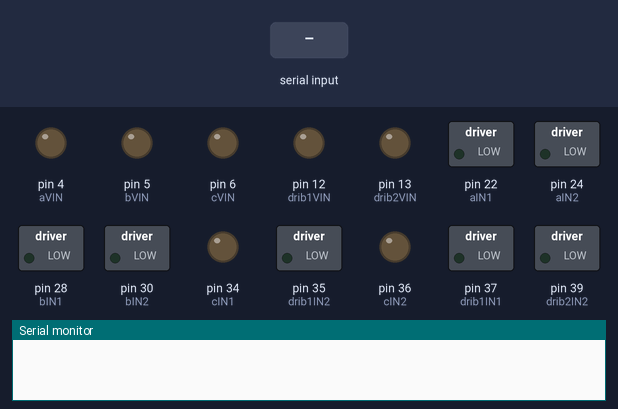
This sketch was run on a simulated Arduino Mega 2560, built with avr-gcc and run on an emulated ATmega2560. Shown: switched loads named in the sketch (green lamp = pin HIGH), output pins drawn as LEDs (lit = HIGH), the last lines printed to the serial monitor. The test bench sets the inputs (shaded band).

Above: at 1.2 s.
1.3 s: "w\n" received over Serial
At 2.4 s:
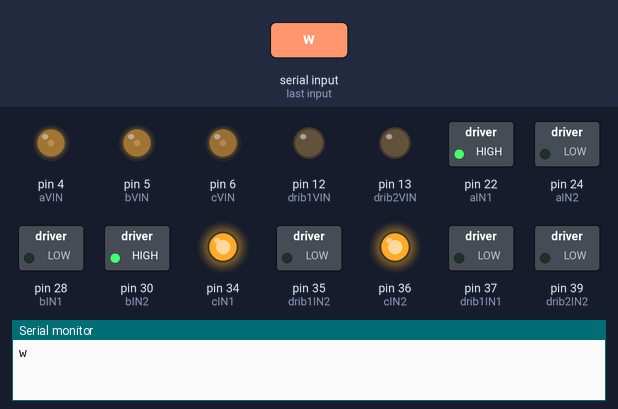
2.8 s: "a\n" received over Serial
At 3.5 s:
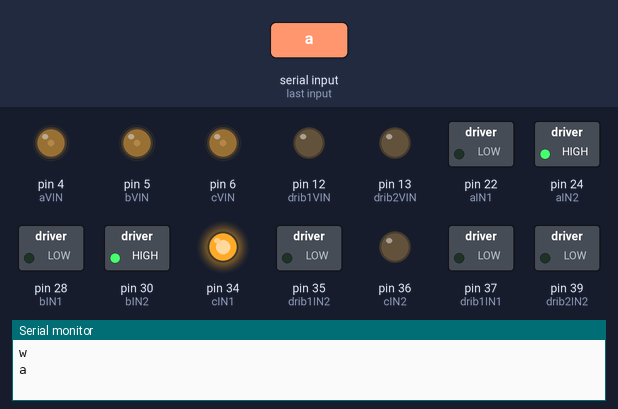
4.3 s: "s\n" received over Serial
At 4.7 s:
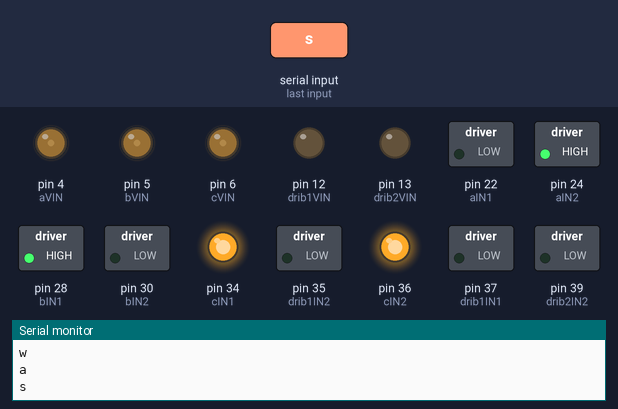
5.8 s: "d\n" received over Serial
At 7.0 s:
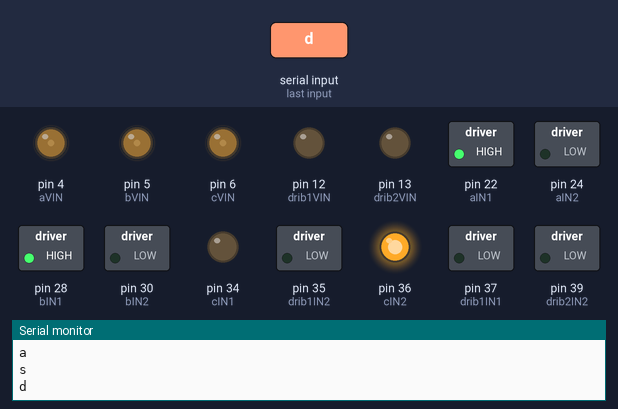
7.3 s: "q\n" received over Serial
At 8.2 s:
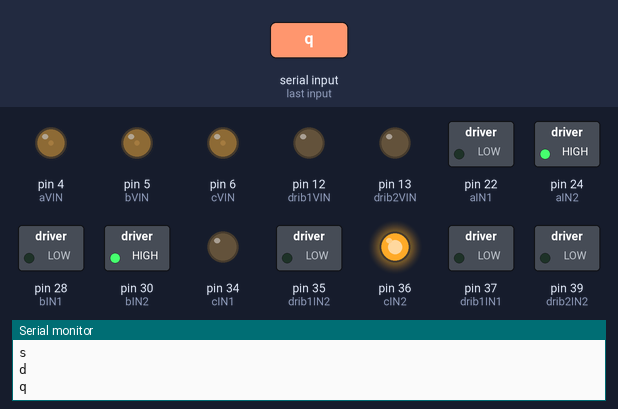
8.8 s: "e\n" received over Serial
At 9.3 s:
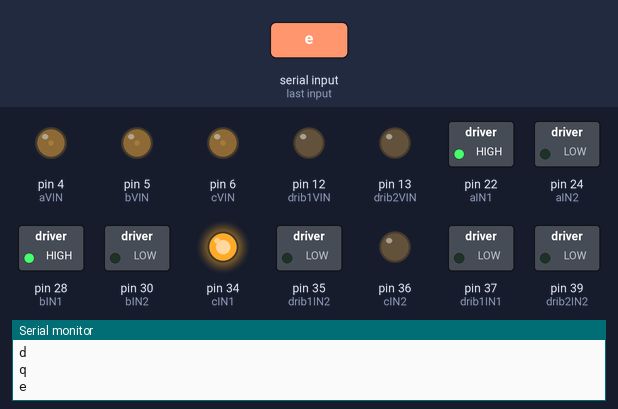
Timing chart, 0 to 11.3 s (numbered marks = the images above; inputs shaded):
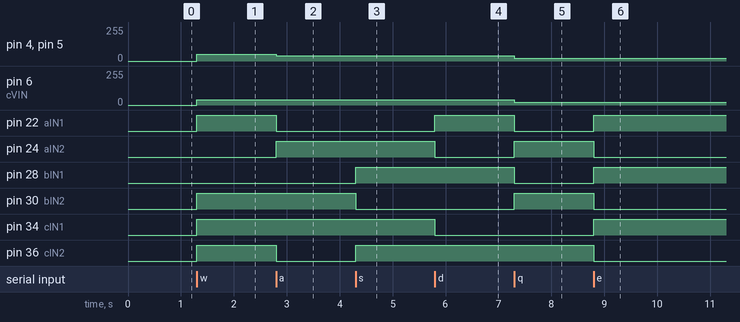

The sketch:

controller-arduino.ino
```cpp
#define aVIN 4  // 9 // Pengatur kecepatan motor A KIRI DEPANlastShoot
#define aIN1 22 // 24 // Pengatur arah putar motor A
#define aIN2 24 // 22 // Pengatur arah putar motor A

#define bVIN 5  // 10// KANAN DEPAN
#define bIN1 28 // 28
#define bIN2 30 // 26

#define cVIN 6  // 11 // BELAKANG
#define cIN1 34 // 30
#define cIN2 36 // 32

#define drib1VIN 12
#define drib1IN1 37
#define drib1IN2 35

#define drib2VIN 13
#define drib2IN1 41
#define drib2IN2 39

#define shooter 43
#define charger 46

int pwmRoda = 40, pwmDrible = 200;
String action = "o";

int time = 0;

void setup()
{
    Serial.begin(2000000);

    pinMode(aVIN, OUTPUT);
    pinMode(bVIN, OUTPUT);
    pinMode(cVIN, OUTPUT);

    pinMode(aIN1, OUTPUT);
    pinMode(bIN1, OUTPUT);
    pinMode(cIN1, OUTPUT);

    pinMode(aIN2, OUTPUT);
    pinMode(bIN2, OUTPUT);
    pinMode(cIN2, OUTPUT);

    pinMode(drib1VIN, OUTPUT);
    pinMode(drib1IN1, OUTPUT);
    pinMode(drib1IN2, OUTPUT);

    pinMode(drib2VIN, OUTPUT);
    pinMode(drib2IN1, OUTPUT);
    pinMode(drib2IN2, OUTPUT);

    pinMode(shooter, OUTPUT);
}

void loop()
{

    // Serial.println("maju");
    // maju(1000);

    // Serial.println("wiaitting");
    // parking(2000);

    // timing charger

    if (Serial.available())
    {
        action = Serial.readStringUntil('\n');

        if (action == "TEST_SERIAL")
        {
            digitalWrite(LED_BUILTIN, HIGH);
            delay(5000);
            digitalWrite(LED_BUILTIN, LOW);
        }

        Serial.println(action);
    }

    if (action == "w")
    {
        maju();
    }
    else if (action == "a")
    {
        kiri();
    }
    else if (action == "s")
    {
        mundur();
    }
    else if (action == "d")
    {
        kanan();
    }
    else if (action == "q")
    {
        putarkiri();
    }
    else if (action == "e")
    {
        putarkanan();
    }
    else if (action == "y")
    {
        drib_on_backward();
    }
    else if (action == "n")
    {
        drib_off();
    }
    else if (action == "=")
    {
        time = millis();
        tendang();
    }
    else if (action == "o")
    {
        parking();
    }
    else if (action == "TEST_A")
    {
        testA();
        Serial.println("Motor A");
    }
    else if (action == "TEST_B")
    {
        testB();
        Serial.println("Motor B");
    }
    else if (action == "TEST_C")
    {
        testC();
        Serial.println("Motor C");
    }
    else
    {
        parking();
        Serial.println("Unknown Input Robot Stopping....");
    }

    if (millis() - time > 8000)
    {
        digitalWrite(charger, LOW);
    }
    else
    {
        digitalWrite(charger, HIGH);
    }
}

void tendang()
{
    digitalWrite(shooter, HIGH);
    delay(1000);
    digitalWrite(shooter, LOW);
    action = "-";
}

void testA()
{
    Serial.println("jalan");
    digitalWrite(aIN1, LOW);
    digitalWrite(aIN2, HIGH);
    analogWrite(aVIN, pwmRoda);

    digitalWrite(bIN1, LOW);
    digitalWrite(bIN2, LOW);
    analogWrite(bVIN, pwmRoda);

    digitalWrite(cIN1, LOW);
    digitalWrite(cIN2, LOW);
    analogWrite(cVIN, pwmRoda);
}

void testB()
{

    digitalWrite(aIN1, LOW);
    digitalWrite(aIN2, LOW);
    analogWrite(aVIN, pwmRoda);

    digitalWrite(bIN1, LOW);
    digitalWrite(bIN2, HIGH);
    analogWrite(bVIN, pwmRoda);

    digitalWrite(cIN1, LOW);
    digitalWrite(cIN2, LOW);
    analogWrite(cVIN, pwmRoda);
}

void testC()
{

    digitalWrite(aIN1, LOW);
    digitalWrite(aIN2, LOW);
    analogWrite(aVIN, pwmRoda);

    digitalWrite(bIN1, LOW);
    digitalWrite(bIN2, LOW);
    analogWrite(bVIN, pwmRoda);

    digitalWrite(cIN1, HIGH);
    digitalWrite(cIN2, HIGH);
    analogWrite(cVIN, pwmRoda);
}

void putarkiri()
{

    digitalWrite(aIN1, LOW);
    digitalWrite(aIN2, HIGH);
    analogWrite(aVIN, pwmRoda * 0.5);

    digitalWrite(bIN1, LOW);
    digitalWrite(bIN2, HIGH);
    analogWrite(bVIN, pwmRoda * 0.5);

    digitalWrite(cIN1, LOW);
    digitalWrite(cIN2, HIGH);
    analogWrite(cVIN, pwmRoda * 0.5);
}

void putarkanan()
{

    digitalWrite(aIN1, HIGH);
    digitalWrite(aIN2, LOW);
    analogWrite(aVIN, pwmRoda * 0.5);

    digitalWrite(bIN1, HIGH);
    digitalWrite(bIN2, LOW);
    analogWrite(bVIN, pwmRoda * 0.5);

    digitalWrite(cIN1, HIGH);
    digitalWrite(cIN2, LOW);
    analogWrite(cVIN, pwmRoda * 0.5);
}

void kiri()
{

    digitalWrite(aIN1, LOW);
    digitalWrite(aIN2, HIGH);
    analogWrite(aVIN, pwmRoda);

    digitalWrite(bIN1, LOW);
    digitalWrite(bIN2, HIGH);
    analogWrite(bVIN, pwmRoda);

    digitalWrite(cIN1, HIGH);
    digitalWrite(cIN2, LOW);
    analogWrite(cVIN, pwmRoda);
}

void kanan()
{

    digitalWrite(aIN1, HIGH);
    digitalWrite(aIN2, LOW);
    analogWrite(aVIN, pwmRoda);

    digitalWrite(bIN1, HIGH);
    digitalWrite(bIN2, LOW);
    analogWrite(bVIN, pwmRoda);

    digitalWrite(cIN1, LOW);
    digitalWrite(cIN2, HIGH);
    analogWrite(cVIN, pwmRoda);
}

void brake()
{
    digitalWrite(aIN1, HIGH);
    digitalWrite(aIN2, HIGH);
    analogWrite(aVIN, 15);

    digitalWrite(bIN1, HIGH);
    digitalWrite(bIN2, HIGH);
    analogWrite(bVIN, 15);

    digitalWrite(cIN1, HIGH);
    digitalWrite(cIN2, HIGH);
    analogWrite(cVIN, 15);
}

void parking()
{
    digitalWrite(aIN1, LOW);
    digitalWrite(aIN2, LOW);
    analogWrite(aVIN, 0);

    digitalWrite(bIN1, LOW);
    digitalWrite(bIN2, LOW);
    analogWrite(bVIN, 0);

    digitalWrite(cIN1, LOW);
    digitalWrite(cIN2, LOW);
    analogWrite(cVIN, 0);
}

void mundur()
{

    digitalWrite(aIN1, LOW);
    digitalWrite(aIN2, HIGH);
    analogWrite(aVIN, pwmRoda);

    digitalWrite(bIN1, HIGH);
    digitalWrite(bIN2, LOW);
    analogWrite(bVIN, pwmRoda);

    digitalWrite(cIN1, HIGH);
    digitalWrite(cIN2, HIGH);
    analogWrite(cVIN, pwmRoda);
}

void maju()
{
    digitalWrite(aIN1, HIGH);
    digitalWrite(aIN2, LOW);
    analogWrite(aVIN, pwmRoda * 1.3);

    digitalWrite(bIN1, LOW);
    digitalWrite(bIN2, HIGH);
    analogWrite(bVIN, pwmRoda * 1.3);

    digitalWrite(cIN1, HIGH);
    digitalWrite(cIN2, HIGH);
    analogWrite(cVIN, pwmRoda);
}

void drib_on_backward()
{
    digitalWrite(drib1IN1, HIGH);
    digitalWrite(drib1IN2, LOW);
    analogWrite(drib1VIN, pwmDrible);

    digitalWrite(drib2IN1, HIGH);
    digitalWrite(drib2IN2, LOW);
    analogWrite(drib2VIN, pwmDrible);
}

void drib_on_right()
{
    digitalWrite(drib1IN1, LOW);
    digitalWrite(drib1IN2, HIGH);
    analogWrite(drib1VIN, pwmDrible);

    digitalWrite(drib2IN1, HIGH);
    digitalWrite(drib2IN2, LOW);
    analogWrite(drib2VIN, pwmDrible * 1 / 8);
}

void drib_on_left()
{
    digitalWrite(drib1IN1, LOW);
    digitalWrite(drib1IN2, HIGH);
    analogWrite(drib1VIN, pwmDrible * 1 / 8);

    digitalWrite(drib2IN1, HIGH);
    digitalWrite(drib2IN2, LOW);
    analogWrite(drib2VIN, pwmDrible);
}

void drib_off()
{
    digitalWrite(drib1IN1, LOW);
    digitalWrite(drib1IN2, LOW);
    digitalWrite(drib1VIN, LOW);

    digitalWrite(drib2IN1, LOW);
    digitalWrite(drib2IN2, LOW);
    digitalWrite(drib2VIN, LOW);
}
```

Measured:
- after the input at 1.3 s, pin 4 (aVIN), pin 5 (bVIN): 0/255 → 52/255 at once; pin 6 (cVIN): 0/255 → 40/255 at once; pin 22 (aIN1), pin 30 (bIN2), pin 34 (cIN1), pin 36 (cIN2): LOW → HIGH at once
- after the input at 2.8 s, pin 4 (aVIN), pin 5 (bVIN): 52/255 → 40/255 at once; pin 22 (aIN1), pin 36 (cIN2): HIGH → LOW at once; pin 24 (aIN2): LOW → HIGH at once
- after the input at 4.3 s, pin 28 (bIN1), pin 36 (cIN2): LOW → HIGH at once; pin 30 (bIN2): HIGH → LOW at once
- after the input at 5.8 s, pin 22 (aIN1): LOW → HIGH at once; pin 24 (aIN2), pin 34 (cIN1): HIGH → LOW at once
- after the input at 7.3 s, pin 4 (aVIN), pin 5 (bVIN), pin 6 (cVIN): 40/255 → 20/255 at once; pin 22 (aIN1), pin 28 (bIN1): HIGH → LOW at once; pin 24 (aIN2), pin 30 (bIN2): LOW → HIGH at once
- after the input at 8.8 s, pin 22 (aIN1), pin 28 (bIN1), pin 34 (cIN1): LOW → HIGH at once; pin 24 (aIN2), pin 30 (bIN2), pin 36 (cIN2): HIGH → LOW at once
